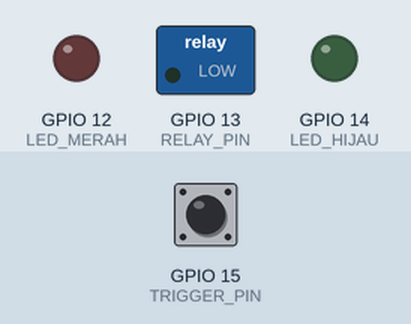
Recording of a sketch running on a simulated ESP32. Shown: switched loads named in the sketch (green lamp = pin HIGH), output pins drawn as LEDs (lit = HIGH). The inputs (shaded band) are chosen by the test bench; at power-on: GPIO 15 (TRIGGER_PIN) HIGH. WiFi joins after 1.5 s; servers stay silent unless stated; uploads are accepted with an empty reply; the camera gives no picture; what the sketch prints to the serial monitor is not drawn.

Above: at 0.0 s.
At 4.2 s:
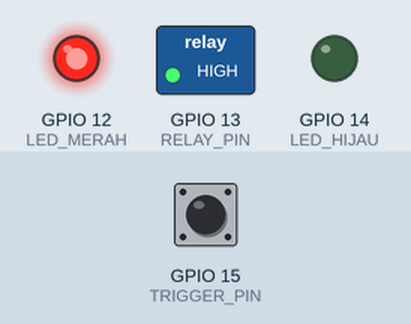
At 7.2 s:
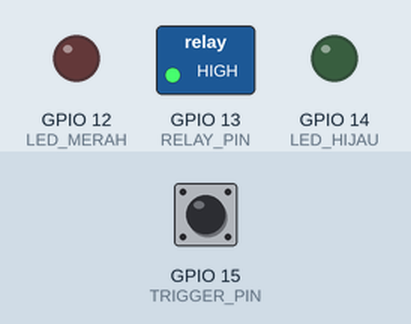
Timing chart, 0 to 8.7 s (numbered marks = the images above):
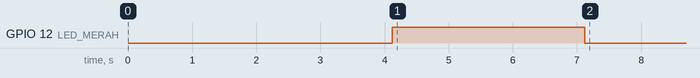

The sketch:

esp32_cam.ino
```cpp
#include "esp_camera.h"
#include <WiFi.h>
#include <WiFiClientSecure.h>
#include <HTTPClient.h>
#include "secrets.h"

#define RELAY_PIN 13
#define LED_MERAH 12
#define LED_HIJAU 14
// GPIO 15 aman dipakai saat SD card tidak dimount; hubungkan tombol/sensor ke GND (aktif LOW).
#define TRIGGER_PIN 15

#define PWDN_GPIO_NUM     32
#define RESET_GPIO_NUM    -1
#define XCLK_GPIO_NUM      0
#define SIOD_GPIO_NUM     26
#define SIOC_GPIO_NUM     27
#define Y9_GPIO_NUM       35
#define Y8_GPIO_NUM       34
#define Y7_GPIO_NUM       39
#define Y6_GPIO_NUM       36
#define Y5_GPIO_NUM       21
#define Y4_GPIO_NUM       19
#define Y3_GPIO_NUM       18
#define Y2_GPIO_NUM        5
#define VSYNC_GPIO_NUM    25
#define HREF_GPIO_NUM     23
#define PCLK_GPIO_NUM     22

const unsigned long MANUAL_POLL_INTERVAL_MS = 3000;
const unsigned long WIFI_RECONNECT_INTERVAL_MS = 10000;
const unsigned long SCAN_COOLDOWN_MS = 3000;
const unsigned long DEBOUNCE_MS = 50;
const bool SCAN_ON_BOOT = true;

unsigned long lastManualPoll = 0;
unsigned long lastWiFiRetry = 0;
unsigned long lastScanAt = 0;

bool lastRawTrigger = HIGH;
bool stableTrigger = HIGH;
unsigned long lastDebounceAt = 0;
bool cameraReady = false;

bool initCamera() {
  camera_config_t config;
  config.ledc_channel = LEDC_CHANNEL_0;
  config.ledc_timer = LEDC_TIMER_0;

  config.pin_d0 = Y2_GPIO_NUM;
  config.pin_d1 = Y3_GPIO_NUM;
  config.pin_d2 = Y4_GPIO_NUM;
  config.pin_d3 = Y5_GPIO_NUM;
  config.pin_d4 = Y6_GPIO_NUM;
  config.pin_d5 = Y7_GPIO_NUM;
  config.pin_d6 = Y8_GPIO_NUM;
  config.pin_d7 = Y9_GPIO_NUM;

  config.pin_xclk = XCLK_GPIO_NUM;
  config.pin_pclk = PCLK_GPIO_NUM;
  config.pin_vsync = VSYNC_GPIO_NUM;
  config.pin_href = HREF_GPIO_NUM;

  config.pin_sccb_sda = SIOD_GPIO_NUM;
  config.pin_sccb_scl = SIOC_GPIO_NUM;

  config.pin_pwdn = PWDN_GPIO_NUM;
  config.pin_reset = RESET_GPIO_NUM;

  config.xclk_freq_hz = 20000000;
  config.pixel_format = PIXFORMAT_JPEG;
  config.frame_size = FRAMESIZE_VGA;
  config.jpeg_quality = 12;
  config.fb_count = 1;

  esp_err_t err = esp_camera_init(&config);
  if (err != ESP_OK) {
    Serial.printf("Camera init gagal: 0x%x\n", err);
    return false;
  }
  Serial.println("Camera OK");
  return true;
}

bool connectWiFi() {
  Serial.println("Menghubungkan WiFi...");
  WiFi.mode(WIFI_STA);
  WiFi.setAutoReconnect(true);
  WiFi.begin(WIFI_SSID, WIFI_PASS);

  int retry = 0;
  while (WiFi.status() != WL_CONNECTED && retry < 30) {
    delay(500);
    Serial.print(".");
    retry++;
  }
  Serial.println();

  if (WiFi.status() == WL_CONNECTED) {
    Serial.print("WiFi terhubung, IP: ");
    Serial.println(WiFi.localIP());
    return true;
  }

  Serial.println("WiFi gagal terhubung");
  return false;
}

void ensureWiFiConnected() {
  if (WiFi.status() == WL_CONNECTED) return;

  unsigned long now = millis();
  if (now - lastWiFiRetry < WIFI_RECONNECT_INTERVAL_MS) return;
  lastWiFiRetry = now;

  Serial.println("WiFi terputus, mencoba reconnect...");
  WiFi.disconnect();
  WiFi.begin(WIFI_SSID, WIFI_PASS);
}

void openDoorCycle() {
  digitalWrite(LED_HIJAU, HIGH);
  digitalWrite(LED_MERAH, LOW);
  digitalWrite(RELAY_PIN, LOW); // Relay aktif LOW membuka solenoid
  delay(5000);
  digitalWrite(RELAY_PIN, HIGH);
  digitalWrite(LED_HIJAU, LOW);
}

void signalRejected() {
  digitalWrite(RELAY_PIN, HIGH);
  digitalWrite(LED_MERAH, HIGH);
  delay(3000);
  digitalWrite(LED_MERAH, LOW);
}

String uploadPhoto(camera_fb_t *fb) {
  Serial.println("Upload foto ke server...");

  WiFiClientSecure client;
  client.setInsecure(); // Untuk prototipe; ganti dengan Root CA untuk produksi

  HTTPClient http;
  http.setTimeout(15000);
  String url = String(BASE_URL) + "/api/upload-cam";
  if (!http.begin(client, url)) {
    Serial.println("HTTP begin gagal");
    return "";
  }

  String boundary = "----ESP32CAM";
  String head = "--" + boundary + "\r\n";
  head += "Content-Disposition: form-data; name=\"foto\"; filename=\"capture.jpg\"\r\n";
  head += "Content-Type: image/jpeg\r\n\r\n";
  String tail = "\r\n--" + boundary + "--\r\n";

  size_t totalLen = head.length() + fb->len + tail.length();
  uint8_t *body = (uint8_t *)malloc(totalLen);
  if (!body) {
    http.end();
    Serial.println("Alokasi memori gagal");
    return "";
  }

  memcpy(body, head.c_str(), head.length());
  memcpy(body + head.length(), fb->buf, fb->len);
  memcpy(body + head.length() + fb->len, tail.c_str(), tail.length());

  http.addHeader("Content-Type", "multipart/form-data; boundary=" + boundary);
  http.addHeader("x-api-key", ESP32_API_KEY);

  int httpCode = http.POST(body, totalLen);
  free(body);

  String response = (httpCode > 0) ? http.getString() : "";
  http.end();

  Serial.printf("HTTP %d: %s\n", httpCode, response.c_str());
  return response;
}

String apiGet(const String &path) {
  WiFiClientSecure client;
  client.setInsecure();

  HTTPClient http;
  http.setTimeout(8000);
  if (!http.begin(client, String(BASE_URL) + path)) return "";
  http.addHeader("x-api-key", ESP32_API_KEY);

  int code = http.GET();
  String body = (code > 0) ? http.getString() : "";
  http.end();
  return body;
}

void apiPostEmpty(const String &path) {
  WiFiClientSecure client;
  client.setInsecure();

  HTTPClient http;
  http.setTimeout(8000);
  if (!http.begin(client, String(BASE_URL) + path)) return;
  http.addHeader("x-api-key", ESP32_API_KEY);
  http.POST("");
  http.end();
}

void captureAndVerify() {
  if (!cameraReady) {
    Serial.println("Kamera belum siap");
    return;
  }
  if (WiFi.status() != WL_CONNECTED) {
    Serial.println("WiFi belum terhubung, scan dibatalkan");
    signalRejected();
    return;
  }

  // Buang 1 frame lama di buffer DMA agar foto selalu kondisi terbaru
  camera_fb_t *stale = esp_camera_fb_get();
  if (stale) {
    esp_camera_fb_return(stale);
  }

  camera_fb_t *fb = esp_camera_fb_get();
  if (!fb) {
    Serial.println("Capture gagal");
    signalRejected();
    return;
  }

  String response = uploadPhoto(fb);
  esp_camera_fb_return(fb);
  lastScanAt = millis();

  if (response.indexOf("\"open_lock\":true") >= 0) {
    Serial.println("RESI VALID");
    openDoorCycle();
  } else {
    Serial.println("RESI TIDAK VALID / GAGAL");
    signalRejected();
  }
}

bool checkHardwareTrigger() {
  bool raw = digitalRead(TRIGGER_PIN);
  unsigned long now = millis();

  if (raw != lastRawTrigger) {
    lastDebounceAt = now;
    lastRawTrigger = raw;
  }

  if (now - lastDebounceAt >= DEBOUNCE_MS && raw != stableTrigger) {
    stableTrigger = raw;
    if (stableTrigger == LOW && now - lastScanAt >= SCAN_COOLDOWN_MS) {
      return true;
    }
  }
  return false;
}

bool checkSerialTrigger() {
  if (!Serial.available()) return false;
  String cmd = Serial.readStringUntil('\n');
  cmd.trim();
  cmd.toUpperCase();
  return cmd == "SCAN" && (millis() - lastScanAt >= SCAN_COOLDOWN_MS);
}

void setup() {
  Serial.begin(115200);
  delay(2000);

  pinMode(RELAY_PIN, OUTPUT);
  pinMode(LED_MERAH, OUTPUT);
  pinMode(LED_HIJAU, OUTPUT);
  pinMode(TRIGGER_PIN, INPUT_PULLUP);

  digitalWrite(RELAY_PIN, HIGH);
  digitalWrite(LED_MERAH, LOW);
  digitalWrite(LED_HIJAU, LOW);

  cameraReady = initCamera();
  connectWiFi();

  if (SCAN_ON_BOOT && cameraReady && WiFi.status() == WL_CONNECTED) {
    captureAndVerify();
  }
}

void loop() {
  ensureWiFiConnected();

  if (checkHardwareTrigger() || checkSerialTrigger()) {
    captureAndVerify();
  }

  if (WiFi.status() == WL_CONNECTED && millis() - lastManualPoll >= MANUAL_POLL_INTERVAL_MS) {
    lastManualPoll = millis();
    String doorStatus = apiGet("/api/cek-manual");
    doorStatus.trim();
    if (doorStatus == "BUKA") {
      Serial.println("BUKA PINTU MANUAL");
      openDoorCycle();
      apiPostEmpty("/api/reset-manual");
    }
  }
}
```

secrets.example.h
```cpp
#pragma once

// Salin file ini menjadi secrets.h (jangan di-commit ke Git)
#define WIFI_SSID     "NAMA_WIFI_ANDA"
#define WIFI_PASS     "PASSWORD_WIFI_ANDA"
#define BASE_URL      "https://nama-project-anda.vercel.app"
#define ESP32_API_KEY "ganti-dengan-token-rahasia-esp32"
```
